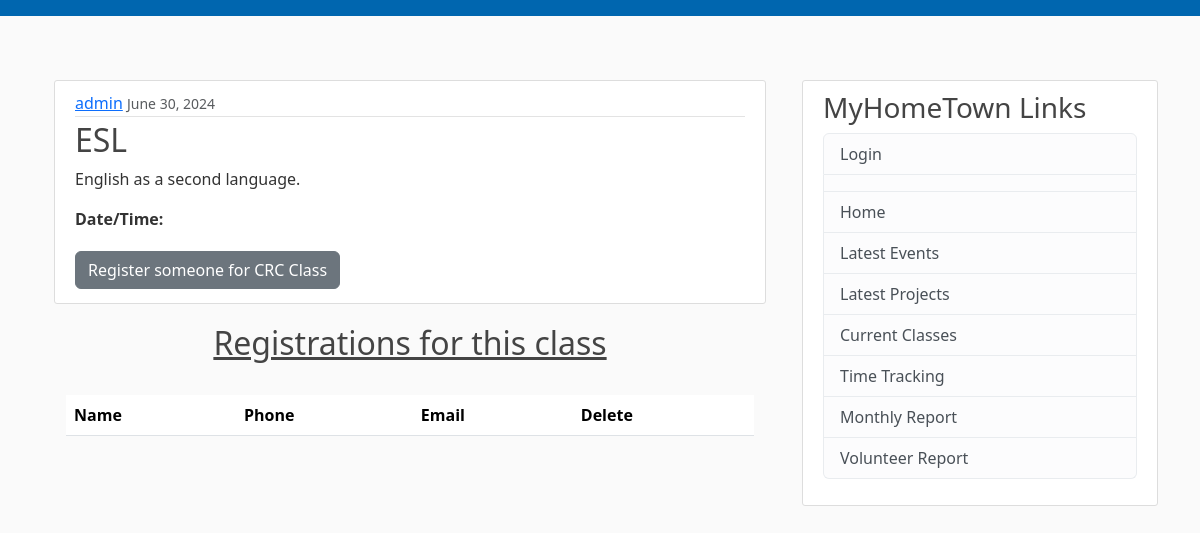
Page /private/crcclass/1/ on the earlier database version.
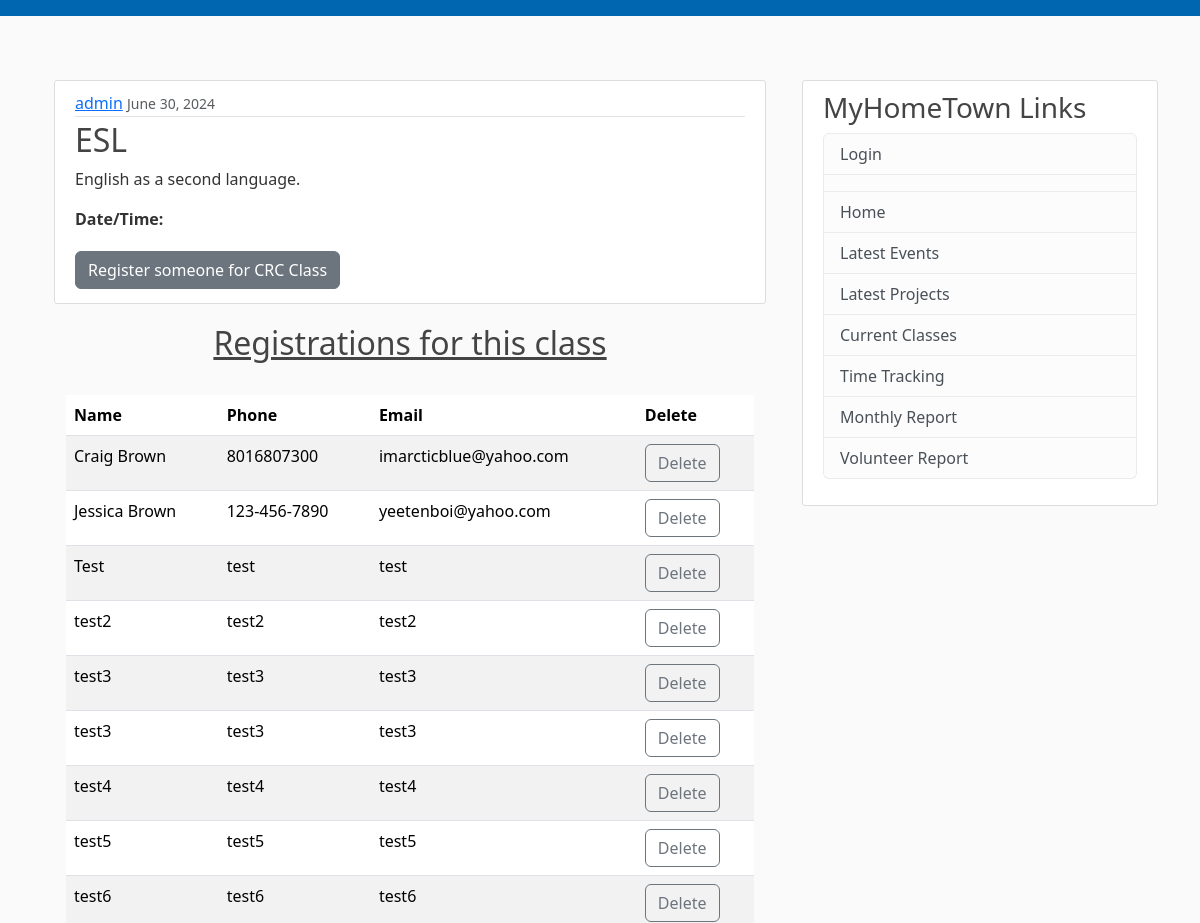
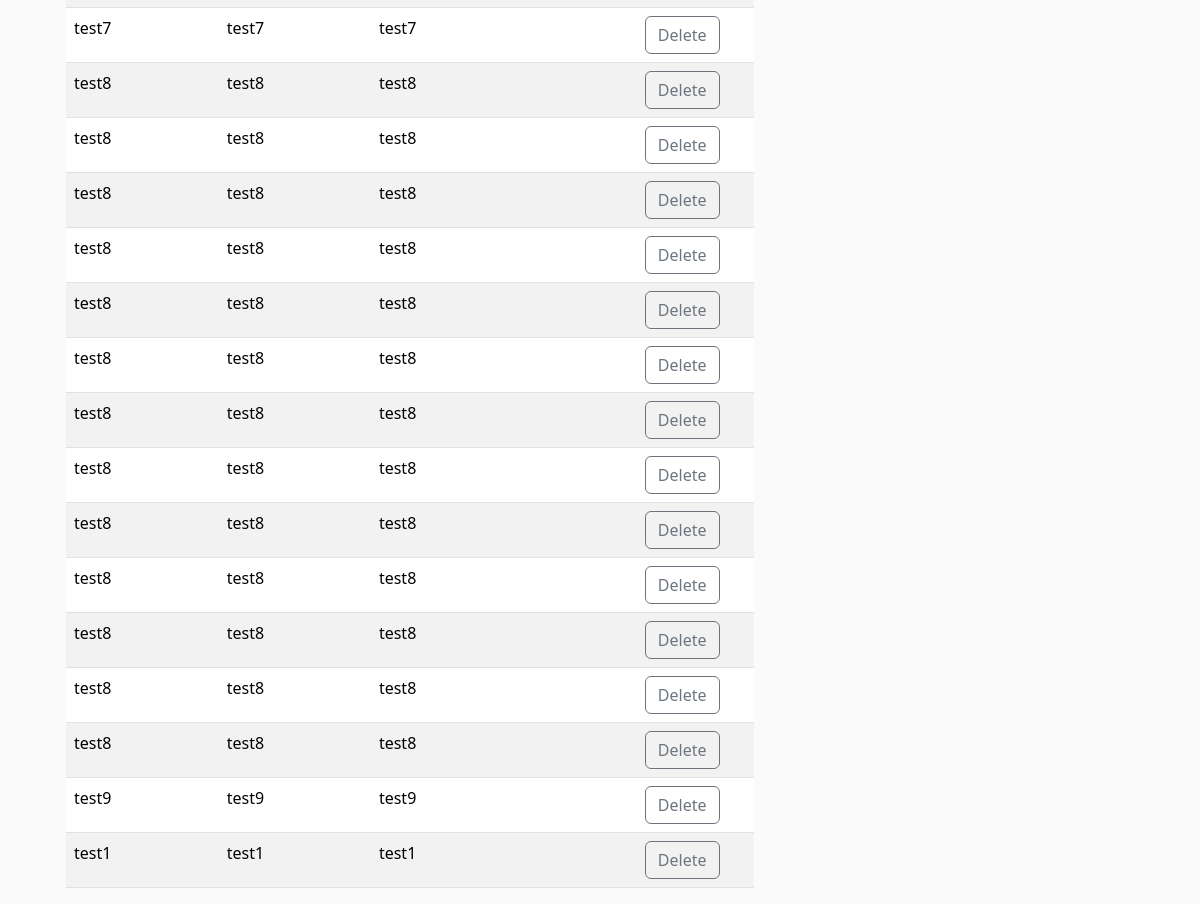
Same page on the later database version (2 pictures, top to bottom).
### common/models.py (models this page shows, shortened)
class CRCClass(models.Model):
    title = models.CharField(max_length=100)
    location = models.CharField(max_length=255)
    times = models.CharField(max_length=255)
    date_posted = models.DateTimeField(default=timezone.now)
    summary = models.CharField(max_length=255, null=True)
    description = RichTextField(max_length=4096, null=True)
    author = models.ForeignKey(User, on_delete=models.CASCADE)

class CRCRegister(models.Model):
    crcclass = models.ForeignKey(CRCClass, related_name='registrations', on_delete=models.CASCADE)
    name = models.CharField(max_length=255)
    phone = models.CharField(max_length=15)
    email = models.CharField(max_length=100, null=True)

### private/views.py (the view)
# urls.py: path('crcclass/<int:pk>/', CRCClassDetailView.as_view(), name="crcclass-detail"),
class CRCClassDetailView(DetailView):
    model = CRCClass
    template_name = 'crcclasses/crcclass_detail.html'
    context_object_name = 'crcclass'
    def get_context_data(self, **kwargs):
        context = super().get_context_data(**kwargs)
        crcclass_id = self.kwargs['pk']
        crcclass = CRCClass.objects.filter(id=crcclass_id).first()
        context['crcclass'] = crcclass
        context['registrations'] = CRCRegister.objects.filter(crcclass=crcclass)
        return context

### private/templates/crcclasses/crcclass_detail.html (shortened to what this page needs)
{% extends "private/base.html" %}
{% block content %}
<div class="container">
  <article class="media content-section">
      <div class="media-body">
        <div class="article-metadata">
          <a class="mr-2" href="#">{{ crcclass.author }}</a>
          <small class="text-muted">{{ crcclass.date_posted|date:"F d, Y" }}</small>
        </div>
        <h2 class="article-title">{{ crcclass.title }}</h2>
        <p class="article-content">{{ crcclass.description }}</p>
        <p class="article-content"><b>Date/Time:</b>{{ crclass.times }}</p>
        <a class="btn btn-secondary btn=sm mt-1 mb-1" href="{% url 'crcclass-register' crcclass.id %}">Register someone for CRC Class</a>
      </div>
  </article>
  <div>
    <div class="container">
      <h2 class="text-center"><u>Registrations for this class</u></h2><br>
      <table class="table table-striped">
        <thead>
          <tr>
            <th>Name</th>
            <th>Phone</th>
            <th>Email</th>
            <th>Delete</th>
          </tr>
        </thead>
        <tbody>
        {% for registration in registrations %}
          <tr>
            <td>{{ registration.name }}</td>
            <td>{{ registration.phone }}</td>
            <td>{{ registration.email }}</td>
            <td><a class="btn btn-outline-secondary" href="{% url  'crcclass-delete' registration.id %}">Delete</a></td>
          </tr>
        {% endfor %}
        </tbody>
      </table>
    </div>
  </div>
</div>
{% endblock %}

### private/templates/private/base.html (shortened to what this page needs)
{% load static %}
<!doctype html>
<html lang="en">
  <head>
    <link href="https://cdn.jsdelivr.net/npm/bootstrap@5.3.3/dist/css/bootstrap.min.css" rel="stylesheet">
    <link rel="stylesheet" type="text/css" href="{% static 'private/main.css' %}">
  </head>
  <body>
    <header class="site-header">
      <nav class="navbar navbar-expand-md navbar-dark bg-steel fixed-top">
      </nav>
    </header>
    <main role="main" class="container">
      <div class="row">
        <div class="col-md-8">
          {% block content %}{% endblock %}
        </div>
        <div class="col-md-4">
          <div class="content-section">
            <h3>MyHomeTown Links</h3>
              <ul class="list-group">
                {% if user.is_authenticated %}
                  <li class="list-group-item list-group-item-light">
                    <form action="{% url 'logout' %}" method="post">
                        {% csrf_token %}
                      <button class="nav-item nav-link" type="submit">Logout</button>
                    </form>
                </li>
                  <li class="list-group-item list-group-item-light"><a class="nav-item nav-link" href="{% url 'profile' user.pk %}">Profile</a></li>
                {% else %}
                  <li class="list-group-item list-group-item-light"><a class="nav-item nav-link" href="{% url 'login' %}">Login</a></li>
                {% endif %}
                <li class="list-group-item list-group-item-light"></li>
                <li class="list-group-item list-group-item-light"><a class="navbar-brand mr-4" href="{% url 'home' %}">Home</a></li>
                <li class="list-group-item list-group-item-light"><a class="nav-item nav-link" href="{% url 'event-list' %}">Latest Events</a></li>
                <li class="list-group-item list-group-item-light"><a class="nav-item nav-link" href="{% url 'project-list' %}">Latest Projects</a></li>
                <li class="list-group-item list-group-item-light"><a class="nav-item nav-link" href="{% url 'crcclass-list' %}">Current Classes</a></li>
                <li class="list-group-item list-group-item-light"><a class="nav-item nav-link" href="{% url 'time-list' %}">Time Tracking</a></li>
                <li class="list-group-item list-group-item-light"><a class="nav-item nav-link" href="{% url 'monthly-report' %}">Monthly Report</a></li>
                <li class="list-group-item list-group-item-light"><a class="nav-item nav-link" href="{% url 'volunteer-report' %}">Volunteer Report</a></li>
              </ul>
          </div>
        </div>
      </div>
    </main>
  </body>
</html>

### private/static/private/main.css (style rules this page uses)
body { background: #fafafa; color: #333333; margin-top: 5rem; }
h1, h2, h3, h4, h5, h6 { color: #444444; }
ul { margin: 0; }
.bg-steel { background-color: #0066af; }
.content-section { background: #ffffff; padding: 10px 20px; border: 1px solid #dddddd; border-radius: 3px; margin-bottom: 20px; }
.article-title { color: #444444; }
.article-content { white-space: pre-line; }
.article-metadata { padding-bottom: 1px; margin-bottom: 4px; border-bottom: 1px solid #e3e3e3 }

Differences in the rows shown:
added CRCRegister: name "Craig Brown", phone "8016807300", email "imarcticblue@yahoo.com"
added CRCRegister: name "Jessica Brown", phone "123-456-7890", email "yeetenboi@yahoo.com"
added CRCRegister: name "Test", phone "test", email "test"
added CRCRegister: name "test2", phone "test2", email "test2"
added CRCRegister: name "test3", phone "test3", email "test3"
added CRCRegister: name "test3", phone "test3", email "test3"
added CRCRegister: name "test4", phone "test4", email "test4"
added CRCRegister: name "test5", phone "test5", email "test5"
added CRCRegister: name "test6", phone "test6", email "test6"
added CRCRegister: name "test7", phone "test7", email "test7"
added CRCRegister: name "test8", phone "test8", email "test8"
added CRCRegister: name "test8", phone "test8", email "test8"
added CRCRegister: name "test8", phone "test8", email "test8"
added CRCRegister: name "test8", phone "test8", email "test8"
added CRCRegister: name "test8", phone "test8", email "test8"
added CRCRegister: name "test8", phone "test8", email "test8"
added CRCRegister: name "test8", phone "test8", email "test8"
added CRCRegister: name "test8", phone "test8", email "test8"
added CRCRegister: name "test8", phone "test8", email "test8"
added CRCRegister: name "test8", phone "test8", email "test8"
added CRCRegister: name "test8", phone "test8", email "test8"
added CRCRegister: name "test8", phone "test8", email "test8"
added CRCRegister: name "test8", phone "test8", email "test8"
added CRCRegister: name "test9", phone "test9", email "test9"
added CRCRegister: name "test1", phone "test1", email "test1"
